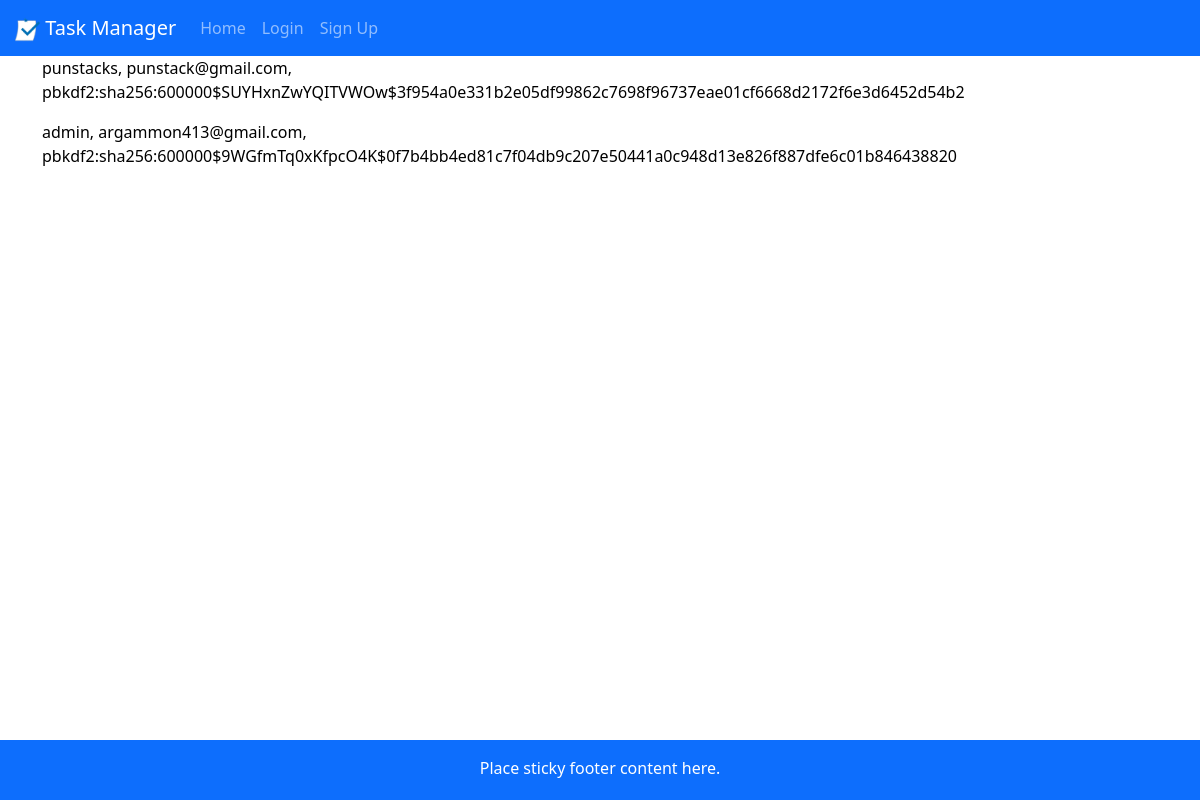
The app's page /view_users, older data.
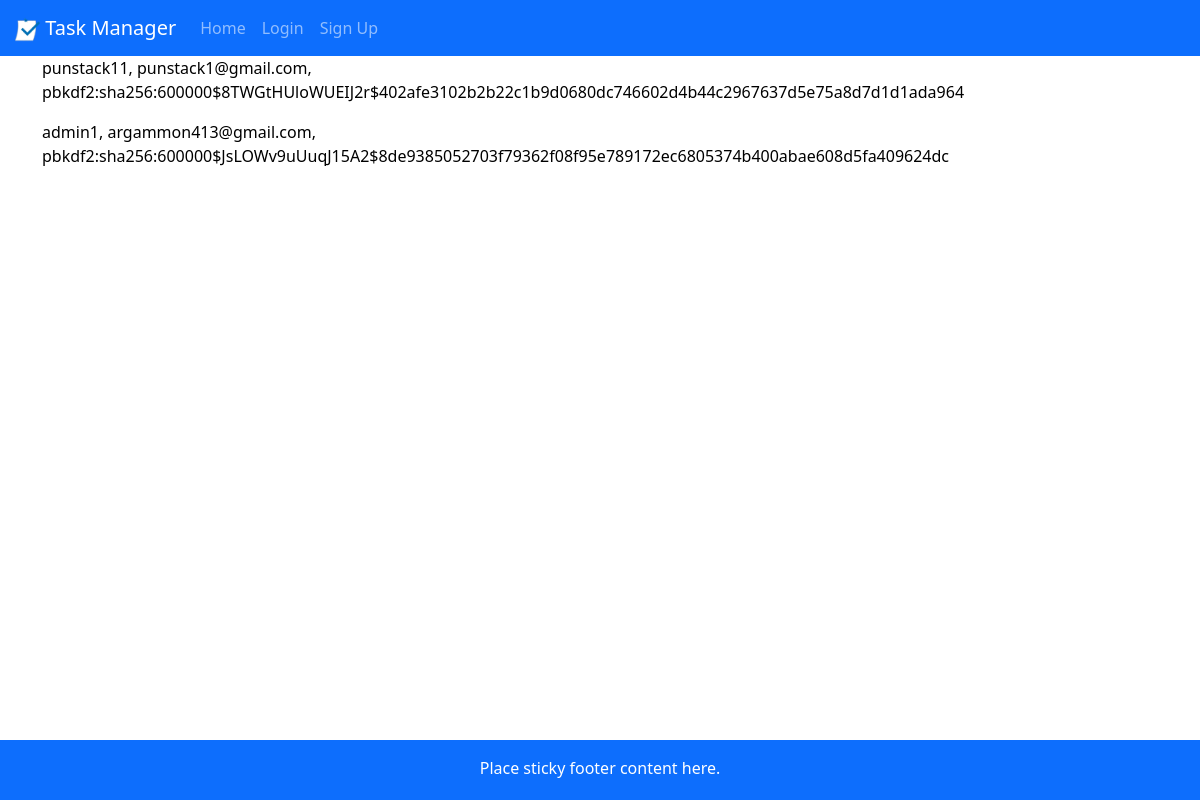
The same page, newer data.
### app.py (models this page shows, shortened)
class User(db.Model):
    __tablename__ = 'User'
    id = db.Column(db.Integer, primary_key = True)
    user = db.Column(db.String(20), unique = True, nullable = False) # stores original case of username
    user_lower = db.Column(db.String(20), unique = True, nullable = False) # stores lower case version of username
    email = db.Column(db.String(100), unique = True, nullable = False)
    email_lower = db.Column(db.String(100), unique = True, nullable = False)
    password = db.Column(db.String(50), nullable = False)

### app.py (the view)
@app.route("/view_users")
def view_users():
    return render_template("view_users.html", values=User.query.all())

### app.py (called while the page is built)
@app.before_request
def check_user_existence():
    if "user" in session:
        user_lower = session["user"].lower()
        if not User.query.filter_by(user_lower=user_lower).first():
            session.pop("user", None)
            flash("Your account no longer exists. Please log in again.", "error")
            return redirect(url_for("login"))

### templates/view_users.html
{% extends "layout.html" %}
{% block content %}
{% for item in values %}
<p>{{item.user}}, {{item.email}}, {{item.password}}</p>
{% endfor %}
{% endblock %}

### templates/layout.html (shortened to what this page needs)
<!doctype html>
<html lang="en">
<head>
  <link rel="stylesheet" href="https://cdn.jsdelivr.net/npm/bootstrap@5.3.0-alpha1/dist/css/bootstrap.min.css">
  <link rel="stylesheet" type="text/css" href="{{ url_for('static', filename='style.css') }}">
</head>
<body>
  <nav class="navbar navbar-expand-lg navbar-dark bg-primary text-center">
    <a class="navbar-brand" href="/"><img src="{{ url_for('static', filename='task_manager_logo.png') }}"
        alt="Task Manager Logo" width="25" height="25"> Task Manager</a>
    <div class="collapse navbar-collapse" id="navbarText">
      <ul class="navbar-nav mr-auto">
        <li class="nav-item">
          <a class="nav-link {% block home_status %}{% endblock %}" href="/">Home</a>
        </li>
        {% if session.get("user") %}
        <li class="nav-item">
          <a class="nav-link {% block add_status %}{% endblock %}" href="/add-task">Add Task</a>
        </li>
        <li class="nav-item">
          <a class="nav-link {% block user_status %}{% endblock %}" href="{{url_for("user_page",
            user=session["user"])}}">My Profile</a>
        </li>
        <li class="nav-item">
          <a class="nav-link {% block settings_status %}{% endblock %}" href="/settings">Settings</a>
        </li>
        <li class="nav-item">
          <a class="nav-link" href="/logout">Log Out</a>
        </li>
        {% else %}
        <li class="nav-item">
          <a class="nav-link {% block login_status %}{% endblock %}" href="/login">Login</a>
        </li>
        <li class="nav-item">
          <a class="nav-link {% block signup_status %}{% endblock %}" href="/sign-up">Sign Up</a>
        </li>
        {% endif %}
      </ul>
    </div>
  </nav>
  <main class="flex-shrink-0">
    <div class="container">
      {% block content %}
      {% endblock %}
    </div>
  </main>
  <footer class="footer fixed-bottom mt-auto py-3 bg-primary">
    <div class="container">
      <span>Place sticky footer content here.</span>
    </div>
  </footer>
</body>
</html>

### static/style.css (style rules this page uses)
body { min-height: 100vh; display: flex; flex-direction: column; color: #000000 }
main { flex: 1; }
.navbar-brand { margin-left:15px !important; }
.footer { width: 100%; height: 60px; }
.footer .container { text-align: center; color: #ffffff }

### templates/layout.html (style rules this page uses)
html, body { height: 100%; margin: 0; }
body { display: flex; flex-direction: column; }
main { flex: 1; }
.footer { padding: 1rem; text-align: center; }

Row changes from the older to the newer data that the page shows:
changed User: user "punstacks" → "punstack11"; email "punstack@gmail.com" → "punstack1@gmail.com"; password "pbkdf2:sha256:600000$SUYHxnZwYQITVWOw$3f954a0e331b2e05df99862c7698f96737eae01cf6668d2172f6e3d6452d54b2" → "pbkdf2:sha256:600000$8TWGtHUloWUEIJ2r$402afe3102b2b22c1b9d0680dc746602d4b44c2967637d5e75a8d7d1d1ada964"
changed User "argammon413@gmail.com": user "admin" → "admin1"; password "pbkdf2:sha256:600000$9WGfmTq0xKfpcO4K$0f7b4bb4ed81c7f04db9c207e50441a0c948d13e826f887dfe6c01b846438820" → "pbkdf2:sha256:600000$JsLOWv9uUuqJ15A2$8de9385052703f79362f08f95e789172ec6805374b400abae608d5fa409624dc"
